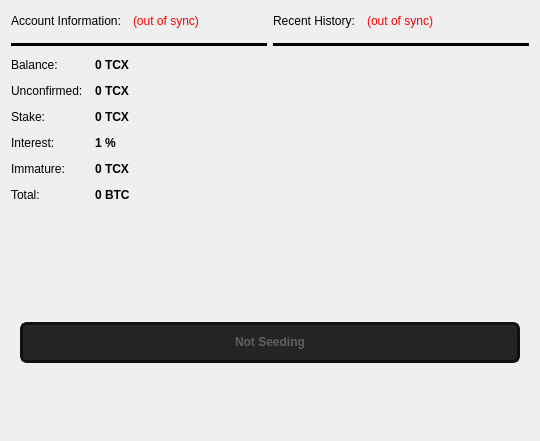
<?xml version="1.0" encoding="UTF-8"?>
<ui version="4.0">
 <class>OverviewPage</class>
 <widget class="QWidget" name="OverviewPage">
  <property name="geometry">
   <rect>
    <x>0</x>
    <y>0</y>
    <width>540</width>
    <height>441</height>
   </rect>
  </property>
  <property name="windowTitle">
   <string>Form</string>
  </property>
  <layout class="QVBoxLayout" name="verticalLayout_2">
   <item>
    <layout class="QHBoxLayout" name="horizontalLayout_3">
     <item>
      <widget class="QFrame" name="frame">
       <property name="frameShape">
        <enum>QFrame::NoFrame</enum>
       </property>
       <property name="frameShadow">
        <enum>QFrame::Plain</enum>
       </property>
       <property name="lineWidth">
        <number>0</number>
       </property>
       <layout class="QVBoxLayout" name="verticalLayout_4">
        <property name="spacing">
         <number>12</number>
        </property>
        <property name="margin">
         <number>0</number>
        </property>
        <item>
         <layout class="QHBoxLayout" name="horizontalLayout_4">
          <item>
           <widget class="QLabel" name="label_5">
            <property name="text">
             <string>Account Information:</string>
            </property>
            <property name="openExternalLinks">
             <bool>true</bool>
            </property>
           </widget>
          </item>
          <item>
           <widget class="QLabel" name="labelWalletStatus">
            <property name="mouseTracking">
             <bool>true</bool>
            </property>
            <property name="toolTip">
             <string>The displayed information may be out of date. Your wallet automatically synchronizes with the TorrentCoin network after a connection is established, but this process has not completed yet.</string>
            </property>
            <property name="styleSheet">
             <string notr="true">QLabel { color: red; }</string>
            </property>
            <property name="text">
             <string notr="true">(out of sync)</string>
            </property>
            <property name="alignment">
             <set>Qt::AlignLeading|Qt::AlignLeft|Qt::AlignVCenter</set>
            </property>
            <property name="wordWrap">
             <bool>false</bool>
            </property>
            <property name="openExternalLinks">
             <bool>true</bool>
            </property>
           </widget>
          </item>
          <item>
           <spacer name="horizontalSpacer_2">
            <property name="orientation">
             <enum>Qt::Horizontal</enum>
            </property>
            <property name="sizeHint" stdset="0">
             <size>
              <width>40</width>
              <height>20</height>
             </size>
            </property>
           </spacer>
          </item>
         </layout>
        </item>
        <item>
         <widget class="Line" name="line">
          <property name="palette">
           <palette>
            <active>
             <colorrole role="WindowText">
              <brush brushstyle="SolidPattern">
               <color alpha="255">
                <red>0</red>
                <green>0</green>
                <blue>0</blue>
               </color>
              </brush>
             </colorrole>
             <colorrole role="Button">
              <brush brushstyle="SolidPattern">
               <color alpha="255">
                <red>0</red>
                <green>0</green>
                <blue>0</blue>
               </color>
              </brush>
             </colorrole>
             <colorrole role="Light">
              <brush brushstyle="SolidPattern">
               <color alpha="255">
                <red>0</red>
                <green>0</green>
                <blue>0</blue>
               </color>
              </brush>
             </colorrole>
             <colorrole role="Midlight">
              <brush brushstyle="SolidPattern">
               <color alpha="255">
                <red>0</red>
                <green>0</green>
                <blue>0</blue>
               </color>
              </brush>
             </colorrole>
             <colorrole role="Dark">
              <brush brushstyle="SolidPattern">
               <color alpha="255">
                <red>0</red>
                <green>0</green>
                <blue>0</blue>
               </color>
              </brush>
             </colorrole>
             <colorrole role="Mid">
              <brush brushstyle="SolidPattern">
               <color alpha="255">
                <red>0</red>
                <green>0</green>
                <blue>0</blue>
               </color>
              </brush>
             </colorrole>
             <colorrole role="Text">
              <brush brushstyle="SolidPattern">
               <color alpha="255">
                <red>255</red>
                <green>255</green>
                <blue>255</blue>
               </color>
              </brush>
             </colorrole>
             <colorrole role="BrightText">
              <brush brushstyle="SolidPattern">
               <color alpha="255">
                <red>255</red>
                <green>255</green>
                <blue>255</blue>
               </color>
              </brush>
             </colorrole>
             <colorrole role="ButtonText">
              <brush brushstyle="SolidPattern">
               <color alpha="255">
                <red>255</red>
                <green>255</green>
                <blue>255</blue>
               </color>
              </brush>
             </colorrole>
             <colorrole role="Base">
              <brush brushstyle="SolidPattern">
               <color alpha="255">
                <red>0</red>
                <green>0</green>
                <blue>0</blue>
               </color>
              </brush>
             </colorrole>
             <colorrole role="Window">
              <brush brushstyle="SolidPattern">
               <color alpha="255">
                <red>0</red>
                <green>0</green>
                <blue>0</blue>
               </color>
              </brush>
             </colorrole>
             <colorrole role="Shadow">
              <brush brushstyle="SolidPattern">
               <color alpha="255">
                <red>0</red>
                <green>0</green>
                <blue>0</blue>
               </color>
              </brush>
             </colorrole>
             <colorrole role="AlternateBase">
              <brush brushstyle="SolidPattern">
               <color alpha="255">
                <red>0</red>
                <green>0</green>
                <blue>0</blue>
               </color>
              </brush>
             </colorrole>
             <colorrole role="ToolTipBase">
              <brush brushstyle="SolidPattern">
               <color alpha="255">
                <red>255</red>
                <green>255</green>
                <blue>220</blue>
               </color>
              </brush>
             </colorrole>
             <colorrole role="ToolTipText">
              <brush brushstyle="SolidPattern">
               <color alpha="255">
                <red>0</red>
                <green>0</green>
                <blue>0</blue>
               </color>
              </brush>
             </colorrole>
            </active>
            <inactive>
             <colorrole role="WindowText">
              <brush brushstyle="SolidPattern">
               <color alpha="255">
                <red>0</red>
                <green>0</green>
                <blue>0</blue>
               </color>
              </brush>
             </colorrole>
             <colorrole role="Button">
              <brush brushstyle="SolidPattern">
               <color alpha="255">
                <red>0</red>
                <green>0</green>
                <blue>0</blue>
               </color>
              </brush>
             </colorrole>
             <colorrole role="Light">
              <brush brushstyle="SolidPattern">
               <color alpha="255">
                <red>0</red>
                <green>0</green>
                <blue>0</blue>
               </color>
              </brush>
             </colorrole>
             <colorrole role="Midlight">
              <brush brushstyle="SolidPattern">
               <color alpha="255">
                <red>0</red>
                <green>0</green>
                <blue>0</blue>
               </color>
              </brush>
             </colorrole>
             <colorrole role="Dark">
              <brush brushstyle="SolidPattern">
               <color alpha="255">
                <red>0</red>
                <green>0</green>
                <blue>0</blue>
               </color>
              </brush>
             </colorrole>
             <colorrole role="Mid">
              <brush brushstyle="SolidPattern">
               <color alpha="255">
                <red>0</red>
                <green>0</green>
                <blue>0</blue>
               </color>
              </brush>
             </colorrole>
             <colorrole role="Text">
              <brush brushstyle="SolidPattern">
               <color alpha="255">
                <red>255</red>
                <green>255</green>
                <blue>255</blue>
               </color>
              </brush>
             </colorrole>
             <colorrole role="BrightText">
              <brush brushstyle="SolidPattern">
               <color alpha="255">
                <red>255</red>
                <green>255</green>
                <blue>255</blue>
               </color>
              </brush>
             </colorrole>
             <colorrole role="ButtonText">
              <brush brushstyle="SolidPattern">
               <color alpha="255">
                <red>255</red>
                <green>255</green>
                <blue>255</blue>
               </color>
              </brush>
             </colorrole>
             <colorrole role="Base">
              <brush brushstyle="SolidPattern">
               <color alpha="255">
                <red>0</red>
                <green>0</green>
                <blue>0</blue>
               </color>
              </brush>
             </colorrole>
             <colorrole role="Window">
              <brush brushstyle="SolidPattern">
               <color alpha="255">
                <red>0</red>
                <green>0</green>
                <blue>0</blue>
               </color>
              </brush>
             </colorrole>
             <colorrole role="Shadow">
              <brush brushstyle="SolidPattern">
               <color alpha="255">
                <red>0</red>
                <green>0</green>
                <blue>0</blue>
               </color>
              </brush>
             </colorrole>
             <colorrole role="AlternateBase">
              <brush brushstyle="SolidPattern">
               <color alpha="255">
                <red>0</red>
                <green>0</green>
                <blue>0</blue>
               </color>
              </brush>
             </colorrole>
             <colorrole role="ToolTipBase">
              <brush brushstyle="SolidPattern">
               <color alpha="255">
                <red>255</red>
                <green>255</green>
                <blue>220</blue>
               </color>
              </brush>
             </colorrole>
             <colorrole role="ToolTipText">
              <brush brushstyle="SolidPattern">
               <color alpha="255">
                <red>0</red>
                <green>0</green>
                <blue>0</blue>
               </color>
              </brush>
             </colorrole>
            </inactive>
            <disabled>
             <colorrole role="WindowText">
              <brush brushstyle="SolidPattern">
               <color alpha="255">
                <red>0</red>
                <green>0</green>
                <blue>0</blue>
               </color>
              </brush>
             </colorrole>
             <colorrole role="Button">
              <brush brushstyle="SolidPattern">
               <color alpha="255">
                <red>0</red>
                <green>0</green>
                <blue>0</blue>
               </color>
              </brush>
             </colorrole>
             <colorrole role="Light">
              <brush brushstyle="SolidPattern">
               <color alpha="255">
                <red>0</red>
                <green>0</green>
                <blue>0</blue>
               </color>
              </brush>
             </colorrole>
             <colorrole role="Midlight">
              <brush brushstyle="SolidPattern">
               <color alpha="255">
                <red>0</red>
                <green>0</green>
                <blue>0</blue>
               </color>
              </brush>
             </colorrole>
             <colorrole role="Dark">
              <brush brushstyle="SolidPattern">
               <color alpha="255">
                <red>0</red>
                <green>0</green>
                <blue>0</blue>
               </color>
              </brush>
             </colorrole>
             <colorrole role="Mid">
              <brush brushstyle="SolidPattern">
               <color alpha="255">
                <red>0</red>
                <green>0</green>
                <blue>0</blue>
               </color>
              </brush>
             </colorrole>
             <colorrole role="Text">
              <brush brushstyle="SolidPattern">
               <color alpha="255">
                <red>0</red>
                <green>0</green>
                <blue>0</blue>
               </color>
              </brush>
             </colorrole>
             <colorrole role="BrightText">
              <brush brushstyle="SolidPattern">
               <color alpha="255">
                <red>255</red>
                <green>255</green>
                <blue>255</blue>
               </color>
              </brush>
             </colorrole>
             <colorrole role="ButtonText">
              <brush brushstyle="SolidPattern">
               <color alpha="255">
                <red>0</red>
                <green>0</green>
                <blue>0</blue>
               </color>
              </brush>
             </colorrole>
             <colorrole role="Base">
              <brush brushstyle="SolidPattern">
               <color alpha="255">
                <red>0</red>
                <green>0</green>
                <blue>0</blue>
               </color>
              </brush>
             </colorrole>
             <colorrole role="Window">
              <brush brushstyle="SolidPattern">
               <color alpha="255">
                <red>0</red>
                <green>0</green>
                <blue>0</blue>
               </color>
              </brush>
             </colorrole>
             <colorrole role="Shadow">
              <brush brushstyle="SolidPattern">
               <color alpha="255">
                <red>0</red>
                <green>0</green>
                <blue>0</blue>
               </color>
              </brush>
             </colorrole>
             <colorrole role="AlternateBase">
              <brush brushstyle="SolidPattern">
               <color alpha="255">
                <red>0</red>
                <green>0</green>
                <blue>0</blue>
               </color>
              </brush>
             </colorrole>
             <colorrole role="ToolTipBase">
              <brush brushstyle="SolidPattern">
               <color alpha="255">
                <red>255</red>
                <green>255</green>
                <blue>220</blue>
               </color>
              </brush>
             </colorrole>
             <colorrole role="ToolTipText">
              <brush brushstyle="SolidPattern">
               <color alpha="255">
                <red>0</red>
                <green>0</green>
                <blue>0</blue>
               </color>
              </brush>
             </colorrole>
            </disabled>
           </palette>
          </property>
          <property name="frameShadow">
           <enum>QFrame::Plain</enum>
          </property>
          <property name="lineWidth">
           <number>20</number>
          </property>
          <property name="midLineWidth">
           <number>20</number>
          </property>
          <property name="orientation">
           <enum>Qt::Horizontal</enum>
          </property>
         </widget>
        </item>
        <item>
         <layout class="QFormLayout" name="formLayout_2">
          <property name="fieldGrowthPolicy">
           <enum>QFormLayout::AllNonFixedFieldsGrow</enum>
          </property>
          <property name="horizontalSpacing">
           <number>12</number>
          </property>
          <property name="verticalSpacing">
           <number>12</number>
          </property>
          <item row="0" column="0">
           <widget class="QLabel" name="label">
            <property name="text">
             <string>Balance:</string>
            </property>
            <property name="openExternalLinks">
             <bool>true</bool>
            </property>
           </widget>
          </item>
          <item row="0" column="1">
           <widget class="QLabel" name="labelBalance">
            <property name="font">
             <font>
              <weight>75</weight>
              <bold>true</bold>
             </font>
            </property>
            <property name="cursor">
             <cursorShape>IBeamCursor</cursorShape>
            </property>
            <property name="toolTip">
             <string>Your current spendable balance</string>
            </property>
            <property name="text">
             <string notr="true">0 TCX</string>
            </property>
            <property name="textInteractionFlags">
             <set>Qt::LinksAccessibleByMouse|Qt::TextSelectableByKeyboard|Qt::TextSelectableByMouse</set>
            </property>
           </widget>
          </item>
          <item row="1" column="0">
           <widget class="QLabel" name="label_3">
            <property name="text">
             <string>Unconfirmed:</string>
            </property>
            <property name="openExternalLinks">
             <bool>true</bool>
            </property>
           </widget>
          </item>
          <item row="1" column="1">
           <widget class="QLabel" name="labelUnconfirmed">
            <property name="font">
             <font>
              <weight>75</weight>
              <bold>true</bold>
             </font>
            </property>
            <property name="cursor">
             <cursorShape>IBeamCursor</cursorShape>
            </property>
            <property name="toolTip">
             <string>Total of transactions that have yet to be confirmed, and do not yet count toward the current balance</string>
            </property>
            <property name="text">
             <string notr="true">0 TCX</string>
            </property>
            <property name="textInteractionFlags">
             <set>Qt::LinksAccessibleByMouse|Qt::TextSelectableByKeyboard|Qt::TextSelectableByMouse</set>
            </property>
           </widget>
          </item>
          <item row="2" column="0">
           <widget class="QLabel" name="label_6">
            <property name="styleSheet">
             <string notr="true"/>
            </property>
            <property name="text">
             <string>Stake:</string>
            </property>
            <property name="openExternalLinks">
             <bool>true</bool>
            </property>
           </widget>
          </item>
          <item row="2" column="1">
           <widget class="QLabel" name="labelStake">
            <property name="font">
             <font>
              <weight>75</weight>
              <bold>true</bold>
             </font>
            </property>
            <property name="cursor">
             <cursorShape>IBeamCursor</cursorShape>
            </property>
            <property name="toolTip">
             <string>Total of coins that was staked, and do not yet count toward the current balance</string>
            </property>
            <property name="styleSheet">
             <string notr="true"/>
            </property>
            <property name="text">
             <string notr="true">0 TCX</string>
            </property>
            <property name="textInteractionFlags">
             <set>Qt::LinksAccessibleByMouse|Qt::TextSelectableByKeyboard|Qt::TextSelectableByMouse</set>
            </property>
           </widget>
          </item>
          <item row="3" column="0">
           <widget class="QLabel" name="interestLabel">
            <property name="styleSheet">
             <string notr="true"/>
            </property>
            <property name="text">
             <string>Interest:</string>
            </property>
            <property name="openExternalLinks">
             <bool>true</bool>
            </property>
           </widget>
          </item>
          <item row="3" column="1">
           <widget class="QLabel" name="interestValueLabel">
            <property name="font">
             <font>
              <weight>75</weight>
              <bold>true</bold>
             </font>
            </property>
            <property name="cursor">
             <cursorShape>IBeamCursor</cursorShape>
            </property>
            <property name="toolTip">
             <string>The current yearly stake interest. Increases as more people stake on the network. Updates about every 30 seconds.</string>
            </property>
            <property name="styleSheet">
             <string notr="true"/>
            </property>
            <property name="text">
             <string>1 %</string>
            </property>
           </widget>
          </item>
          <item row="4" column="0">
           <widget class="QLabel" name="labelImmatureText">
            <property name="text">
             <string>Immature:</string>
            </property>
            <property name="openExternalLinks">
             <bool>true</bool>
            </property>
           </widget>
          </item>
          <item row="4" column="1">
           <widget class="QLabel" name="labelImmature">
            <property name="font">
             <font>
              <weight>75</weight>
              <bold>true</bold>
             </font>
            </property>
            <property name="toolTip">
             <string>Mined balance that has not yet matured</string>
            </property>
            <property name="text">
             <string notr="true">0 TCX</string>
            </property>
            <property name="textInteractionFlags">
             <set>Qt::LinksAccessibleByMouse|Qt::TextSelectableByKeyboard|Qt::TextSelectableByMouse</set>
            </property>
           </widget>
          </item>
          <item row="5" column="0">
           <widget class="QLabel" name="labelTotalText">
            <property name="text">
             <string>Total:</string>
            </property>
            <property name="openExternalLinks">
             <bool>true</bool>
            </property>
           </widget>
          </item>
          <item row="5" column="1">
           <widget class="QLabel" name="labelTotal">
            <property name="font">
             <font>
              <weight>75</weight>
              <bold>true</bold>
             </font>
            </property>
            <property name="cursor">
             <cursorShape>IBeamCursor</cursorShape>
            </property>
            <property name="toolTip">
             <string>Your current total balance</string>
            </property>
            <property name="text">
             <string notr="true">0 BTC</string>
            </property>
            <property name="textInteractionFlags">
             <set>Qt::LinksAccessibleByMouse|Qt::TextSelectableByKeyboard|Qt::TextSelectableByMouse</set>
            </property>
           </widget>
          </item>
         </layout>
        </item>
        <item>
         <spacer name="verticalSpacer_3">
          <property name="orientation">
           <enum>Qt::Vertical</enum>
          </property>
          <property name="sizeHint" stdset="0">
           <size>
            <width>20</width>
            <height>40</height>
           </size>
          </property>
         </spacer>
        </item>
       </layout>
      </widget>
     </item>
     <item>
      <widget class="QFrame" name="frame_2">
       <property name="frameShape">
        <enum>QFrame::NoFrame</enum>
       </property>
       <property name="frameShadow">
        <enum>QFrame::Plain</enum>
       </property>
       <property name="lineWidth">
        <number>0</number>
       </property>
       <layout class="QVBoxLayout" name="verticalLayout">
        <property name="spacing">
         <number>12</number>
        </property>
        <property name="margin">
         <number>0</number>
        </property>
        <item>
         <layout class="QHBoxLayout" name="horizontalLayout_2">
          <item>
           <widget class="QLabel" name="label_4">
            <property name="text">
             <string>Recent History:</string>
            </property>
            <property name="openExternalLinks">
             <bool>true</bool>
            </property>
           </widget>
          </item>
          <item>
           <widget class="QLabel" name="labelTransactionsStatus">
            <property name="mouseTracking">
             <bool>true</bool>
            </property>
            <property name="toolTip">
             <string>The displayed information may be out of date. Your wallet automatically synchronizes with the TorrentCoin network after a connection is established, but this process has not completed yet.</string>
            </property>
            <property name="styleSheet">
             <string notr="true">QLabel { color: red; }</string>
            </property>
            <property name="text">
             <string notr="true">(out of sync)</string>
            </property>
            <property name="alignment">
             <set>Qt::AlignRight|Qt::AlignTrailing|Qt::AlignVCenter</set>
            </property>
            <property name="openExternalLinks">
             <bool>true</bool>
            </property>
           </widget>
          </item>
          <item>
           <spacer name="horizontalSpacer">
            <property name="orientation">
             <enum>Qt::Horizontal</enum>
            </property>
            <property name="sizeHint" stdset="0">
             <size>
              <width>40</width>
              <height>20</height>
             </size>
            </property>
           </spacer>
          </item>
         </layout>
        </item>
        <item>
         <widget class="Line" name="line_2">
          <property name="palette">
           <palette>
            <active>
             <colorrole role="WindowText">
              <brush brushstyle="SolidPattern">
               <color alpha="255">
                <red>0</red>
                <green>0</green>
                <blue>0</blue>
               </color>
              </brush>
             </colorrole>
            </active>
            <inactive>
             <colorrole role="WindowText">
              <brush brushstyle="SolidPattern">
               <color alpha="255">
                <red>0</red>
                <green>0</green>
                <blue>0</blue>
               </color>
              </brush>
             </colorrole>
            </inactive>
            <disabled>
             <colorrole role="WindowText">
              <brush brushstyle="SolidPattern">
               <color alpha="255">
                <red>143</red>
                <green>146</green>
                <blue>147</blue>
               </color>
              </brush>
             </colorrole>
            </disabled>
           </palette>
          </property>
          <property name="frameShadow">
           <enum>QFrame::Plain</enum>
          </property>
          <property name="lineWidth">
           <number>20</number>
          </property>
          <property name="midLineWidth">
           <number>20</number>
          </property>
          <property name="orientation">
           <enum>Qt::Horizontal</enum>
          </property>
         </widget>
        </item>
        <item>
         <widget class="QListView" name="listTransactions">
          <property name="styleSheet">
           <string notr="true">QListView { background: transparent; }</string>
          </property>
          <property name="frameShape">
           <enum>QFrame::NoFrame</enum>
          </property>
          <property name="verticalScrollBarPolicy">
           <enum>Qt::ScrollBarAlwaysOff</enum>
          </property>
          <property name="horizontalScrollBarPolicy">
           <enum>Qt::ScrollBarAlwaysOff</enum>
          </property>
          <property name="selectionMode">
           <enum>QAbstractItemView::NoSelection</enum>
          </property>
         </widget>
        </item>
        <item>
         <spacer name="verticalSpacer">
          <property name="orientation">
           <enum>Qt::Vertical</enum>
          </property>
          <property name="sizeHint" stdset="0">
           <size>
            <width>20</width>
            <height>64</height>
           </size>
          </property>
         </spacer>
        </item>
       </layout>
      </widget>
     </item>
    </layout>
   </item>
   <item>
    <widget class="QFrame" name="frame_3">
     <property name="frameShape">
      <enum>QFrame::NoFrame</enum>
     </property>
     <property name="frameShadow">
      <enum>QFrame::Plain</enum>
     </property>
     <property name="lineWidth">
      <number>0</number>
     </property>
     <layout class="QVBoxLayout" name="verticalLayout_3">
      <item>
       <widget class="QProgressBar" name="strengthBar">
        <property name="font">
         <font>
          <weight>75</weight>
          <bold>true</bold>
         </font>
        </property>
        <property name="toolTip">
         <string>Proof of Seeding - </string>
        </property>
        <property name="statusTip">
         <string/>
        </property>
        <property name="styleSheet">
         <string notr="true">
QProgressBar {
     border: 3px solid #111111;
     border-radius: 7px;
  	background-color: #242424;
	text-align: center;
	color: rgb(96, 96, 96);
	height: 35px;
 }

 QProgressBar::chunk {
	background: rgba(141, 199, 63, 1);
     width: 20px;
 }</string>
        </property>
        <property name="value">
         <number>0</number>
        </property>
        <property name="invertedAppearance">
         <bool>false</bool>
        </property>
        <property name="format">
         <string>Not Seeding</string>
        </property>
       </widget>
      </item>
     </layout>
    </widget>
   </item>
   <item>
    <spacer name="verticalSpacer_2">
     <property name="orientation">
      <enum>Qt::Vertical</enum>
     </property>
     <property name="sizeHint" stdset="0">
      <size>
       <width>20</width>
       <height>64</height>
      </size>
     </property>
    </spacer>
   </item>
  </layout>
 </widget>
 <resources/>
 <connections/>
</ui>
